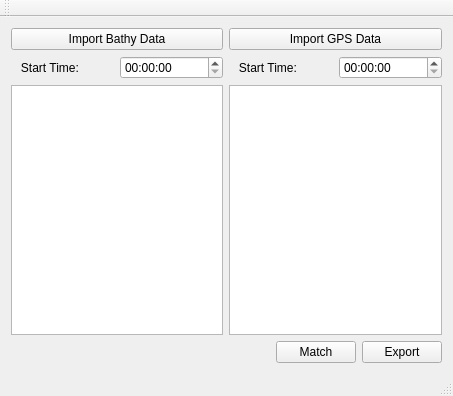
<?xml version="1.0" encoding="UTF-8"?>
<ui version="4.0">
 <class>MainWindow</class>
 <widget class="QMainWindow" name="MainWindow">
  <property name="geometry">
   <rect>
    <x>0</x>
    <y>0</y>
    <width>453</width>
    <height>396</height>
   </rect>
  </property>
  <property name="windowTitle">
   <string>BathySat(GEOSAT)</string>
  </property>
  <widget class="QWidget" name="centralWidget">
   <layout class="QGridLayout" name="gridLayout">
    <item row="0" column="0">
     <widget class="QPushButton" name="pushButton_importBathyData">
      <property name="text">
       <string>Import Bathy Data</string>
      </property>
     </widget>
    </item>
    <item row="0" column="1">
     <widget class="QPushButton" name="pushButton_importGpsData">
      <property name="text">
       <string>Import GPS Data</string>
      </property>
     </widget>
    </item>
    <item row="1" column="0">
     <layout class="QHBoxLayout" name="horizontalLayout">
      <item>
       <widget class="QLabel" name="label">
        <property name="text">
         <string>   Start Time:</string>
        </property>
       </widget>
      </item>
      <item>
       <widget class="QTimeEdit" name="timeEdit_BathyTime"/>
      </item>
     </layout>
    </item>
    <item row="1" column="1">
     <layout class="QHBoxLayout" name="horizontalLayout_2">
      <item>
       <widget class="QLabel" name="label_2">
        <property name="text">
         <string>   Start Time:</string>
        </property>
       </widget>
      </item>
      <item>
       <widget class="QTimeEdit" name="timeEdit_GpsTime"/>
      </item>
     </layout>
    </item>
    <item row="2" column="0">
     <widget class="QPlainTextEdit" name="plainTextEdit_BathyTerminal">
      <property name="documentTitle">
       <string/>
      </property>
     </widget>
    </item>
    <item row="2" column="1">
     <widget class="QPlainTextEdit" name="plainTextEdit_GpsTerminal"/>
    </item>
    <item row="3" column="0" colspan="2">
     <layout class="QHBoxLayout" name="horizontalLayout_3">
      <item>
       <spacer name="horizontalSpacer">
        <property name="orientation">
         <enum>Qt::Horizontal</enum>
        </property>
        <property name="sizeHint" stdset="0">
         <size>
          <width>40</width>
          <height>20</height>
         </size>
        </property>
       </spacer>
      </item>
      <item>
       <widget class="QPushButton" name="pushButton_Match">
        <property name="text">
         <string>Match</string>
        </property>
       </widget>
      </item>
      <item>
       <widget class="QPushButton" name="pushButton_Export">
        <property name="text">
         <string>Export</string>
        </property>
       </widget>
      </item>
     </layout>
    </item>
   </layout>
  </widget>
  <widget class="QMenuBar" name="menuBar">
   <property name="geometry">
    <rect>
     <x>0</x>
     <y>0</y>
     <width>453</width>
     <height>19</height>
    </rect>
   </property>
  </widget>
  <widget class="QToolBar" name="mainToolBar">
   <attribute name="toolBarArea">
    <enum>TopToolBarArea</enum>
   </attribute>
   <attribute name="toolBarBreak">
    <bool>false</bool>
   </attribute>
  </widget>
  <widget class="QStatusBar" name="statusBar"/>
 </widget>
 <layoutdefault spacing="6" margin="11"/>
 <resources/>
 <connections/>
</ui>
